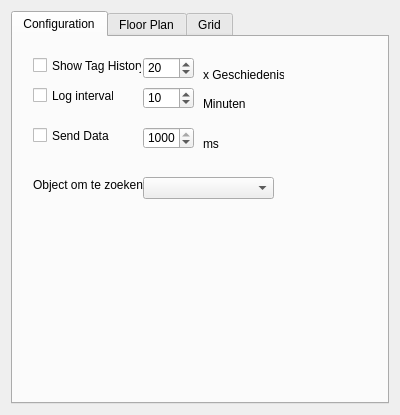
<?xml version="1.0" encoding="UTF-8"?>
<ui version="4.0">
 <class>ViewSettingsWidget</class>
 <widget class="QWidget" name="ViewSettingsWidget">
  <property name="geometry">
   <rect>
    <x>0</x>
    <y>0</y>
    <width>400</width>
    <height>415</height>
   </rect>
  </property>
  <property name="windowTitle">
   <string>Form</string>
  </property>
  <layout class="QVBoxLayout" name="verticalLayout">
   <item>
    <widget class="QTabWidget" name="tabWidget">
     <property name="minimumSize">
      <size>
       <width>300</width>
       <height>300</height>
      </size>
     </property>
     <property name="currentIndex">
      <number>0</number>
     </property>
     <widget class="QWidget" name="config_tab">
      <attribute name="title">
       <string>Configuration</string>
      </attribute>
      <widget class="QCheckBox" name="showTagHistory">
       <property name="geometry">
        <rect>
         <x>20</x>
         <y>20</y>
         <width>109</width>
         <height>17</height>
        </rect>
       </property>
       <property name="text">
        <string>Show Tag History</string>
       </property>
      </widget>
      <widget class="QSpinBox" name="tagHistoryN">
       <property name="geometry">
        <rect>
         <x>130</x>
         <y>20</y>
         <width>51</width>
         <height>22</height>
        </rect>
       </property>
       <property name="minimum">
        <number>1</number>
       </property>
       <property name="maximum">
        <number>128</number>
       </property>
       <property name="value">
        <number>20</number>
       </property>
      </widget>
      <widget class="QCheckBox" name="LogInterval">
       <property name="geometry">
        <rect>
         <x>20</x>
         <y>50</y>
         <width>81</width>
         <height>17</height>
        </rect>
       </property>
       <property name="text">
        <string>Log interval</string>
       </property>
      </widget>
      <widget class="QSpinBox" name="LogIntervalSB">
       <property name="geometry">
        <rect>
         <x>130</x>
         <y>50</y>
         <width>51</width>
         <height>22</height>
        </rect>
       </property>
       <property name="value">
        <number>10</number>
       </property>
      </widget>
      <widget class="QSpinBox" name="SendataIntervalSB">
       <property name="geometry">
        <rect>
         <x>130</x>
         <y>90</y>
         <width>51</width>
         <height>22</height>
        </rect>
       </property>
       <property name="minimum">
        <number>100</number>
       </property>
       <property name="maximum">
        <number>1000</number>
       </property>
       <property name="singleStep">
        <number>100</number>
       </property>
       <property name="value">
        <number>1000</number>
       </property>
      </widget>
      <widget class="QCheckBox" name="SendData">
       <property name="geometry">
        <rect>
         <x>20</x>
         <y>90</y>
         <width>81</width>
         <height>17</height>
        </rect>
       </property>
       <property name="text">
        <string>Send Data</string>
       </property>
      </widget>
      <widget class="QLabel" name="label_13">
       <property name="geometry">
        <rect>
         <x>190</x>
         <y>100</y>
         <width>47</width>
         <height>13</height>
        </rect>
       </property>
       <property name="text">
        <string>ms</string>
       </property>
      </widget>
      <widget class="QLabel" name="label_14">
       <property name="geometry">
        <rect>
         <x>190</x>
         <y>60</y>
         <width>47</width>
         <height>13</height>
        </rect>
       </property>
       <property name="text">
        <string>Minuten</string>
       </property>
      </widget>
      <widget class="QLabel" name="label_15">
       <property name="geometry">
        <rect>
         <x>190</x>
         <y>30</y>
         <width>81</width>
         <height>16</height>
        </rect>
       </property>
       <property name="text">
        <string>x Geschiedenis</string>
       </property>
      </widget>
      <widget class="QComboBox" name="comboBox">
       <property name="geometry">
        <rect>
         <x>130</x>
         <y>140</y>
         <width>131</width>
         <height>22</height>
        </rect>
       </property>
      </widget>
      <widget class="QLabel" name="label_16">
       <property name="geometry">
        <rect>
         <x>20</x>
         <y>140</y>
         <width>111</width>
         <height>16</height>
        </rect>
       </property>
       <property name="text">
        <string>Object om te zoeken:</string>
       </property>
      </widget>
     </widget>
     <widget class="QWidget" name="floorplan_tab">
      <attribute name="title">
       <string>Floor Plan</string>
      </attribute>
      <layout class="QGridLayout" name="gridLayout_2">
       <item row="3" column="2">
        <widget class="QLabel" name="label_11">
         <property name="text">
          <string>pixels</string>
         </property>
        </widget>
       </item>
       <item row="4" column="1">
        <widget class="QDoubleSpinBox" name="floorplanXScale_sb">
         <property name="maximum">
          <double>1000.000000000000000</double>
         </property>
        </widget>
       </item>
       <item row="5" column="2">
        <widget class="QLabel" name="label_9">
         <property name="text">
          <string>pixesl/m</string>
         </property>
        </widget>
       </item>
       <item row="2" column="0">
        <widget class="QLabel" name="label_3">
         <property name="text">
          <string>X Offset</string>
         </property>
        </widget>
       </item>
       <item row="2" column="1">
        <widget class="QSpinBox" name="floorplanXOff_sb">
         <property name="sizePolicy">
          <sizepolicy hsizetype="Minimum" vsizetype="Fixed">
           <horstretch>0</horstretch>
           <verstretch>0</verstretch>
          </sizepolicy>
         </property>
         <property name="minimum">
          <number>-65536</number>
         </property>
         <property name="maximum">
          <number>65535</number>
         </property>
        </widget>
       </item>
       <item row="0" column="0" colspan="2">
        <widget class="QLabel" name="floorplanPath_lb">
         <property name="text">
          <string>No Floor Plan</string>
         </property>
        </widget>
       </item>
       <item row="7" column="1">
        <widget class="QCheckBox" name="floorplanFlipY_cb">
         <property name="text">
          <string/>
         </property>
        </widget>
       </item>
       <item row="9" column="0">
        <spacer name="verticalSpacer">
         <property name="orientation">
          <enum>Qt::Vertical</enum>
         </property>
         <property name="sizeHint" stdset="0">
          <size>
           <width>20</width>
           <height>40</height>
          </size>
         </property>
        </spacer>
       </item>
       <item row="2" column="2">
        <widget class="QLabel" name="label_12">
         <property name="text">
          <string>pixels</string>
         </property>
        </widget>
       </item>
       <item row="5" column="1">
        <widget class="QDoubleSpinBox" name="floorplanYScale_sb">
         <property name="maximum">
          <double>1000.000000000000000</double>
         </property>
        </widget>
       </item>
       <item row="4" column="2">
        <widget class="QLabel" name="label_10">
         <property name="text">
          <string>pixels/m</string>
         </property>
        </widget>
       </item>
       <item row="3" column="1">
        <widget class="QSpinBox" name="floorplanYOff_sb">
         <property name="minimum">
          <number>-65536</number>
         </property>
         <property name="maximum">
          <number>65536</number>
         </property>
        </widget>
       </item>
       <item row="4" column="0">
        <widget class="QLabel" name="label_6">
         <property name="text">
          <string>X Scale</string>
         </property>
        </widget>
       </item>
       <item row="6" column="0">
        <widget class="QLabel" name="label_7">
         <property name="text">
          <string>Flip X</string>
         </property>
        </widget>
       </item>
       <item row="3" column="0">
        <widget class="QLabel" name="label_4">
         <property name="text">
          <string>Y Offset</string>
         </property>
        </widget>
       </item>
       <item row="6" column="1">
        <widget class="QCheckBox" name="floorplanFlipX_cb">
         <property name="text">
          <string/>
         </property>
        </widget>
       </item>
       <item row="5" column="0">
        <widget class="QLabel" name="label_5">
         <property name="text">
          <string>Y Scale</string>
         </property>
        </widget>
       </item>
       <item row="1" column="0" colspan="2">
        <widget class="QPushButton" name="floorplanOpen_pb">
         <property name="sizePolicy">
          <sizepolicy hsizetype="Minimum" vsizetype="Fixed">
           <horstretch>0</horstretch>
           <verstretch>0</verstretch>
          </sizepolicy>
         </property>
         <property name="minimumSize">
          <size>
           <width>0</width>
           <height>0</height>
          </size>
         </property>
         <property name="text">
          <string>Open</string>
         </property>
        </widget>
       </item>
       <item row="7" column="0">
        <widget class="QLabel" name="label_8">
         <property name="text">
          <string>Flip Y</string>
         </property>
        </widget>
       </item>
       <item row="8" column="0" colspan="2">
        <layout class="QGridLayout" name="gridLayout">
         <property name="horizontalSpacing">
          <number>6</number>
         </property>
         <item row="0" column="0">
          <widget class="QCheckBox" name="showOrigin">
           <property name="text">
            <string>Show Origin</string>
           </property>
          </widget>
         </item>
         <item row="1" column="2">
          <widget class="QPushButton" name="scaleY_pb">
           <property name="text">
            <string>Y Scale</string>
           </property>
          </widget>
         </item>
         <item row="1" column="0">
          <widget class="QPushButton" name="scaleX_pb">
           <property name="text">
            <string>X Scale</string>
           </property>
          </widget>
         </item>
         <item row="0" column="2">
          <widget class="QPushButton" name="origin_pb">
           <property name="text">
            <string>Set Origin</string>
           </property>
          </widget>
         </item>
        </layout>
       </item>
      </layout>
     </widget>
     <widget class="QWidget" name="grid_tab">
      <attribute name="title">
       <string>Grid</string>
      </attribute>
      <widget class="QWidget" name="layoutWidget">
       <property name="geometry">
        <rect>
         <x>9</x>
         <y>21</y>
         <width>132</width>
         <height>111</height>
        </rect>
       </property>
       <layout class="QGridLayout" name="gridLayout_3">
        <item row="0" column="0">
         <widget class="QLabel" name="label">
          <property name="minimumSize">
           <size>
            <width>45</width>
            <height>0</height>
           </size>
          </property>
          <property name="text">
           <string>Width (m)</string>
          </property>
         </widget>
        </item>
        <item row="0" column="1">
         <widget class="QDoubleSpinBox" name="gridWidth_sb">
          <property name="decimals">
           <number>2</number>
          </property>
          <property name="singleStep">
           <double>0.100000000000000</double>
          </property>
          <property name="value">
           <double>0.500000000000000</double>
          </property>
         </widget>
        </item>
        <item row="1" column="0">
         <widget class="QLabel" name="label_2">
          <property name="minimumSize">
           <size>
            <width>45</width>
            <height>0</height>
           </size>
          </property>
          <property name="text">
           <string>Height (m)</string>
          </property>
         </widget>
        </item>
        <item row="1" column="1">
         <widget class="QDoubleSpinBox" name="gridHeight_sb">
          <property name="singleStep">
           <double>0.100000000000000</double>
          </property>
          <property name="value">
           <double>0.500000000000000</double>
          </property>
         </widget>
        </item>
        <item row="2" column="0">
         <widget class="QCheckBox" name="gridShow">
          <property name="text">
           <string>Show Grid</string>
          </property>
         </widget>
        </item>
       </layout>
      </widget>
     </widget>
    </widget>
   </item>
  </layout>
 </widget>
 <tabstops>
  <tabstop>gridWidth_sb</tabstop>
  <tabstop>gridHeight_sb</tabstop>
  <tabstop>floorplanOpen_pb</tabstop>
  <tabstop>floorplanXOff_sb</tabstop>
  <tabstop>floorplanYOff_sb</tabstop>
  <tabstop>floorplanXScale_sb</tabstop>
  <tabstop>floorplanYScale_sb</tabstop>
  <tabstop>floorplanFlipX_cb</tabstop>
  <tabstop>floorplanFlipY_cb</tabstop>
 </tabstops>
 <resources/>
 <connections/>
</ui>
